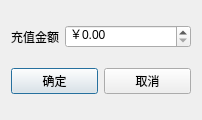
<?xml version="1.0" encoding="UTF-8"?>
<ui version="4.0">
 <class>ChargeDialoge</class>
 <widget class="QDialog" name="ChargeDialoge">
  <property name="geometry">
   <rect>
    <x>0</x>
    <y>0</y>
    <width>202</width>
    <height>120</height>
   </rect>
  </property>
  <property name="windowTitle">
   <string>Dialog</string>
  </property>
  <layout class="QVBoxLayout" name="verticalLayout">
   <item>
    <layout class="QHBoxLayout" name="horizontalLayout_2">
     <item>
      <widget class="QLabel" name="label">
       <property name="text">
        <string>充值金额</string>
       </property>
      </widget>
     </item>
     <item>
      <widget class="QDoubleSpinBox" name="input_money">
       <property name="sizePolicy">
        <sizepolicy hsizetype="Expanding" vsizetype="Fixed">
         <horstretch>0</horstretch>
         <verstretch>0</verstretch>
        </sizepolicy>
       </property>
       <property name="prefix">
        <string>￥</string>
       </property>
       <property name="maximum">
        <double>100000.000000000000000</double>
       </property>
      </widget>
     </item>
    </layout>
   </item>
   <item>
    <layout class="QHBoxLayout" name="horizontalLayout">
     <item>
      <widget class="QPushButton" name="money_yes">
       <property name="text">
        <string>确定</string>
       </property>
      </widget>
     </item>
     <item>
      <widget class="QPushButton" name="money_no">
       <property name="text">
        <string>取消</string>
       </property>
      </widget>
     </item>
    </layout>
   </item>
  </layout>
 </widget>
 <resources/>
 <connections>
  <connection>
   <sender>money_no</sender>
   <signal>clicked()</signal>
   <receiver>ChargeDialoge</receiver>
   <slot>reject()</slot>
   <hints>
    <hint type="sourcelabel">
     <x>254</x>
     <y>245</y>
    </hint>
    <hint type="destinationlabel">
     <x>350</x>
     <y>222</y>
    </hint>
   </hints>
  </connection>
 </connections>
</ui>
